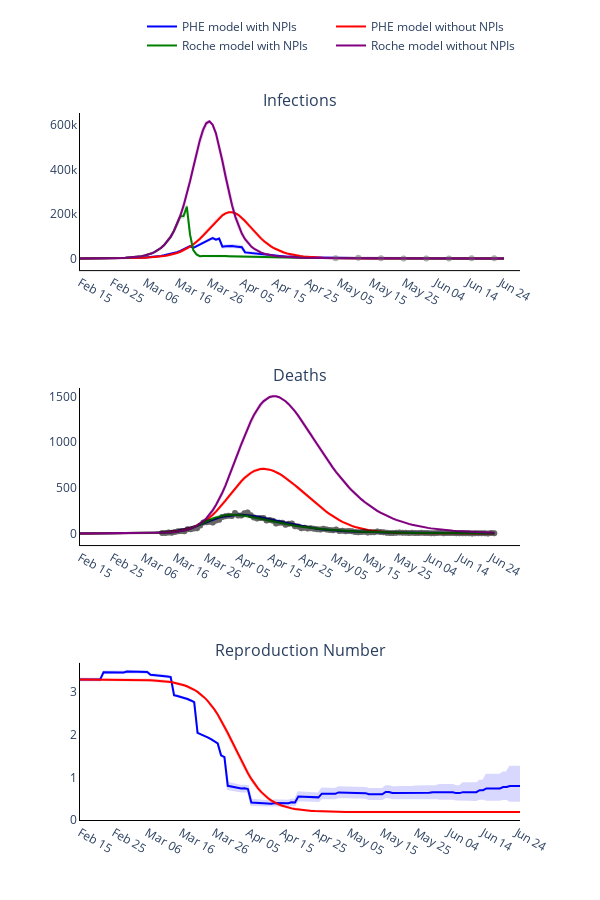

Notebook code for this chart:
### Markdown cell above
### Plot observed versus predicted using model with inferred parameters

### Code cell
# Trace names - represent the solver used for the simulation
trace_name = ['PHE model with NPIs', 'PHE model without NPIs', 'Roche model with NPIs', 'Roche model without NPIs']
titles = ['Infections', 'Deaths', 'Reproduction Number']

fig = go.Figure()
fig = make_subplots(rows=len(titles), cols=1, subplot_titles=tuple(titles), horizontal_spacing = 0.15)

# Plot (continuous predicted timeline and pointwise observed numbers each day)
for t, trace in enumerate(trace_name):
    # Plot of infections
    fig.add_trace(
        go.Scatter(
            x=times,
            y=new_infec_mean[t][0].tolist(),
            mode='lines',
            name=trace_name[t],
            line_color=colours[t]
        ),
        row= 1,
        col= 1
    )

    fig.add_trace(
        go.Scatter(
            x=times + times[::-1],
            y=new_infec_upper[t][0].tolist() + new_infec_lower[t][0].tolist()[::-1],
            fill='toself',
            fillcolor=colours[t],
            line_color=colours[t],
            opacity=0.15,
            mode='lines',
            showlegend=False,
            name=trace_name[t]
        ),
        row= 1,
        col= 1
    )

    fig.add_trace(
        go.Scatter(
            x=serology_times,
            y=np.sum(np.multiply(np.nan_to_num(np.divide(positives_data[r], tests[r])), susceptibles[r]), axis=1).tolist(),
            mode='markers',
            opacity=0.2,
            name=trace_name[r],
            showlegend=False,
            line_color=colours[-2]
        ),
        row= 1,
        col= 1
    )

    # Plot deaths
    fig.add_trace(
        go.Scatter(
            x=times,
            y=deaths_mean[t][0].tolist(),
            mode='lines',
            name=trace_name[t],
            showlegend=False,
            line_color=colours[t]
        ),
        row= 2,
        col= 1
    )

    fig.add_trace(
        go.Scatter(
            x=times + times[::-1],
            y=deaths_upper[t][0].tolist() + deaths_lower[t][0].tolist()[::-1],
            fill='toself',
            fillcolor=colours[t],
            line_color=colours[t],
            opacity=0.15,
            mode='lines',
            showlegend=False,
            name=trace_name[t]
        ),
        row= 2,
        col= 1
    )

    fig.add_trace(
        go.Scatter(
            x=deaths_times,
            y=np.sum(deaths_data[0], axis=1).tolist(),
            mode='markers',
            opacity=0.2,
            name=trace_name[t],
            showlegend=False,
            line_color=colours[-3]
        ),
        row= 2,
        col= 1
    )

    # Plot reproduction number
    if t < 2:
        fig.add_trace(
            go.Scatter(
                x=times,
                y=reprod_num_mean[t][0].tolist(),
                mode='lines',
                name=trace_name[t],
                showlegend=False,
                line_color=colours[t]
            ),
            row= 3,
            col= 1
        )

        fig.add_trace(
            go.Scatter(
                x=times + times[::-1],
                y=reprod_num_upper[t][0].tolist() + reprod_num_lower[t][0].tolist()[::-1],
                fill='toself',
                fillcolor=colours[t],
                line_color=colours[t],
                opacity=0.15,
                mode='lines',
                showlegend=False,
                name=trace_name[t]
            ),
            row= 3,
            col= 1
        )

# Add axis labels
fig.update_layout(
    width=600, 
    height=900,
    plot_bgcolor='white',
    xaxis=dict(
        linecolor='black',
        tickvals=np.arange(1, total_days, 10).tolist(),
        ticktext=['Feb 15', 'Feb 25', 'Mar 06', 'Mar 16', 'Mar 26', 'Apr 05', 'Apr 15', 'Apr 25', 'May 05', 'May 15', 'May 25', 'Jun 04', 'Jun 14', 'Jun 24']),
    yaxis=dict(linecolor='black'),
    xaxis2=dict(
        linecolor='black',
        tickvals=np.arange(1, total_days, 10).tolist(),
        ticktext=['Feb 15', 'Feb 25', 'Mar 06', 'Mar 16', 'Mar 26', 'Apr 05', 'Apr 15', 'Apr 25', 'May 05', 'May 15', 'May 25', 'Jun 04', 'Jun 14', 'Jun 24']),
    yaxis2=dict(linecolor='black'),
    xaxis3=dict(
        linecolor='black',
        tickvals=np.arange(1, total_days, 10).tolist(),
        ticktext=['Feb 15', 'Feb 25', 'Mar 06', 'Mar 16', 'Mar 26', 'Apr 05', 'Apr 15', 'Apr 25', 'May 05', 'May 15', 'May 25', 'Jun 04', 'Jun 14', 'Jun 24']),
    yaxis3=dict(linecolor='black'),
    legend=dict(
        orientation='h',
        yanchor="bottom",
        y=1.075,
        xanchor="right",
        x=1)
    )

fig.write_image('images/Model_comparison.pdf')
fig.show()

### Figure 1 — Plotly figure (JSON) as saved in the notebook; plotly's stock layout.template omitted (floating-point values rounded to 4 significant figures; data arrays with more than 128 entries replaced by an {"elided": "..."} marker saying what was removed)
{"data": [{"line": {"color": "blue"}, "mode": "lines", "name": "PHE model with NPIs", "type": "scatter", "x": {"elided": "132 int values"}, "xaxis": "x", "y": {"elided": "132 float values"}, "yaxis": "y"}, {"fill": "toself", "fillcolor": "blue", "line": {"color": "blue"}, "mode": "lines", "name": "PHE model with NPIs", "opacity": 0.15, "showlegend": false, "type": "scatter", "x": {"elided": "264 int values"}, "xaxis": "x", "y": {"elided": "264 float values"}, "yaxis": "y"}, {"line": {"color": "gray"}, "mode": "markers", "name": "PHE model with NPIs", "opacity": 0.2, "showlegend": false, "type": "scatter", "x": [80, 87, 94, 101, 108, 115, 122, 129], "xaxis": "x", "y": [1324.0, 3902.0, 1017.0, 372.9, 0, 0, 1378.0, 997.1, 982, 818.3, 241.0, 240.6, 0, 0, 827.9, 1296.0, 0, 1934.0, 2575.0, 2745.0, 709.9, 3286.0, 7272.0, 5684.0, 3567.0, 0, 6016.0, 7705.0, 8541.0, 0, 19160.0, 16580.0, 16990.0, 4429.0, 3429.0, 3375.0, 2405.0, 1205.0, 725.3, 1277.0, 6202.0, 998.6, 527.7, 1008.0, 0, 669.5, 446.0, 1265.0, 739.8, 6587.0, 6924.0, 5566.0, 3583.0], "yaxis": "y"}, {"line": {"color": "blue"}, "mode": "lines", "name": "PHE model with NPIs", "showlegend": false, "type": "scatter", "x": {"elided": "132 int values"}, "xaxis": "x2", "y": {"elided": "132 float values"}, "yaxis": "y2"}, {"fill": "toself", "fillcolor": "blue", "line": {"color": "blue"}, "mode": "lines", "name": "PHE model with NPIs", "opacity": 0.15, "showlegend": false, "type": "scatter", "x": {"elided": "264 int values"}, "xaxis": "x2", "y": {"elided": "264 float values"}, "yaxis": "y2"}, {"line": {"color": "black"}, "mode": "markers", "name": "PHE model with NPIs", "opacity": 0.2, "showlegend": false, "type": "scatter", "x": [27, 28, 29, 30, 31, 32, 33, 34, 35, 36, 37, 38, 39, 40, 41, 42, 43, 44, 45, 46, 47, 48, 49, 50, 51, 52, 53, 54, 55, 56, 57, 58, 59, 60, 61, 62, 63, 64, 65, 66, 67, 68, 69, 70, 71, 72, 73, 74, 75, 76, 77, 78, 79, 80, 81, 82, 83, 84, 85, 86, 87, 88, 89, 90, 91, 92, 93, 94, 95, 96, 97, 98, 99, 100, 101, 102, 103, 104, 105, 106, 107, 108, 109, 110, 111, 112, 113, 114, 115, 116, 117, 118, 119, 120, 121, 122, 123, 124, 125, 126, 127, 128, 129, 130, 131, 132], "xaxis": "x2", "y": {"elided": "471 int values"}, "yaxis": "y2"}, {"line": {"color": "blue"}, "mode": "lines", "name": "PHE model with NPIs", "showlegend": false, "type": "scatter", "x": {"elided": "132 int values"}, "xaxis": "x3", "y": {"elided": "132 float values"}, "yaxis": "y3"}, {"fill": "toself", "fillcolor": "blue", "line": {"color": "blue"}, "mode": "lines", "name": "PHE model with NPIs", "opacity": 0.15, "showlegend": false, "type": "scatter", "x": {"elided": "264 int values"}, "xaxis": "x3", "y": {"elided": "264 float values"}, "yaxis": "y3"}, {"line": {"color": "red"}, "mode": "lines", "name": "PHE model without NPIs", "type": "scatter", "x": {"elided": "132 int values"}, "xaxis": "x", "y": {"elided": "132 float values"}, "yaxis": "y"}, {"fill": "toself", "fillcolor": "red", "line": {"color": "red"}, "mode": "lines", "name": "PHE model without NPIs", "opacity": 0.15, "showlegend": false, "type": "scatter", "x": {"elided": "264 int values"}, "xaxis": "x", "y": {"elided": "264 float values"}, "yaxis": "y"}, {"line": {"color": "gray"}, "mode": "markers", "name": "PHE model with NPIs", "opacity": 0.2, "showlegend": false, "type": "scatter", "x": [80, 87, 94, 101, 108, 115, 122, 129], "xaxis": "x", "y": [1324.0, 3902.0, 1017.0, 372.9, 0, 0, 1378.0, 997.1, 982, 818.3, 241.0, 240.6, 0, 0, 827.9, 1296.0, 0, 1934.0, 2575.0, 2745.0, 709.9, 3286.0, 7272.0, 5684.0, 3567.0, 0, 6016.0, 7705.0, 8541.0, 0, 19160.0, 16580.0, 16990.0, 4429.0, 3429.0, 3375.0, 2405.0, 1205.0, 725.3, 1277.0, 6202.0, 998.6, 527.7, 1008.0, 0, 669.5, 446.0, 1265.0, 739.8, 6587.0, 6924.0, 5566.0, 3583.0], "yaxis": "y"}, {"line": {"color": "red"}, "mode": "lines", "name": "PHE model without NPIs", "showlegend": false, "type": "scatter", "x": {"elided": "132 int values"}, "xaxis": "x2", "y": {"elided": "132 float values"}, "yaxis": "y2"}, {"fill": "toself", "fillcolor": "red", "line": {"color": "red"}, "mode": "lines", "name": "PHE model without NPIs", "opacity": 0.15, "showlegend": false, "type": "scatter", "x": {"elided": "264 int values"}, "xaxis": "x2", "y": {"elided": "264 float values"}, "yaxis": "y2"}, {"line": {"color": "black"}, "mode": "markers", "name": "PHE model without NPIs", "opacity": 0.2, "showlegend": false, "type": "scatter", "x": [27, 28, 29, 30, 31, 32, 33, 34, 35, 36, 37, 38, 39, 40, 41, 42, 43, 44, 45, 46, 47, 48, 49, 50, 51, 52, 53, 54, 55, 56, 57, 58, 59, 60, 61, 62, 63, 64, 65, 66, 67, 68, 69, 70, 71, 72, 73, 74, 75, 76, 77, 78, 79, 80, 81, 82, 83, 84, 85, 86, 87, 88, 89, 90, 91, 92, 93, 94, 95, 96, 97, 98, 99, 100, 101, 102, 103, 104, 105, 106, 107, 108, 109, 110, 111, 112, 113, 114, 115, 116, 117, 118, 119, 120, 121, 122, 123, 124, 125, 126, 127, 128, 129, 130, 131, 132], "xaxis": "x2", "y": {"elided": "471 int values"}, "yaxis": "y2"}, {"line": {"color": "red"}, "mode": "lines", "name": "PHE model without NPIs", "showlegend": false, "type": "scatter", "x": {"elided": "132 int values"}, "xaxis": "x3", "y": {"elided": "132 float values"}, "yaxis": "y3"}, {"fill": "toself", "fillcolor": "red", "line": {"color": "red"}, "mode": "lines", "name": "PHE model without NPIs", "opacity": 0.15, "showlegend": false, "type": "scatter", "x": {"elided": "264 int values"}, "xaxis": "x3", "y": {"elided": "264 float values"}, "yaxis": "y3"}, {"line": {"color": "green"}, "mode": "lines", "name": "Roche model with NPIs", "type": "scatter", "x": {"elided": "132 int values"}, "xaxis": "x", "y": {"elided": "132 float values"}, "yaxis": "y"}, {"fill": "toself", "fillcolor": "green", "line": {"color": "green"}, "mode": "lines", "name": "Roche model with NPIs", "opacity": 0.15, "showlegend": false, "type": "scatter", "x": {"elided": "264 int values"}, "xaxis": "x", "y": {"elided": "264 float values"}, "yaxis": "y"}, {"line": {"color": "gray"}, "mode": "markers", "name": "PHE model with NPIs", "opacity": 0.2, "showlegend": false, "type": "scatter", "x": [80, 87, 94, 101, 108, 115, 122, 129], "xaxis": "x", "y": [1324.0, 3902.0, 1017.0, 372.9, 0, 0, 1378.0, 997.1, 982, 818.3, 241.0, 240.6, 0, 0, 827.9, 1296.0, 0, 1934.0, 2575.0, 2745.0, 709.9, 3286.0, 7272.0, 5684.0, 3567.0, 0, 6016.0, 7705.0, 8541.0, 0, 19160.0, 16580.0, 16990.0, 4429.0, 3429.0, 3375.0, 2405.0, 1205.0, 725.3, 1277.0, 6202.0, 998.6, 527.7, 1008.0, 0, 669.5, 446.0, 1265.0, 739.8, 6587.0, 6924.0, 5566.0, 3583.0], "yaxis": "y"}, {"line": {"color": "green"}, "mode": "lines", "name": "Roche model with NPIs", "showlegend": false, "type": "scatter", "x": {"elided": "132 int values"}, "xaxis": "x2", "y": {"elided": "132 float values"}, "yaxis": "y2"}, {"fill": "toself", "fillcolor": "green", "line": {"color": "green"}, "mode": "lines", "name": "Roche model with NPIs", "opacity": 0.15, "showlegend": false, "type": "scatter", "x": {"elided": "264 int values"}, "xaxis": "x2", "y": {"elided": "264 float values"}, "yaxis": "y2"}, {"line": {"color": "black"}, "mode": "markers", "name": "Roche model with NPIs", "opacity": 0.2, "showlegend": false, "type": "scatter", "x": [27, 28, 29, 30, 31, 32, 33, 34, 35, 36, 37, 38, 39, 40, 41, 42, 43, 44, 45, 46, 47, 48, 49, 50, 51, 52, 53, 54, 55, 56, 57, 58, 59, 60, 61, 62, 63, 64, 65, 66, 67, 68, 69, 70, 71, 72, 73, 74, 75, 76, 77, 78, 79, 80, 81, 82, 83, 84, 85, 86, 87, 88, 89, 90, 91, 92, 93, 94, 95, 96, 97, 98, 99, 100, 101, 102, 103, 104, 105, 106, 107, 108, 109, 110, 111, 112, 113, 114, 115, 116, 117, 118, 119, 120, 121, 122, 123, 124, 125, 126, 127, 128, 129, 130, 131, 132], "xaxis": "x2", "y": {"elided": "471 int values"}, "yaxis": "y2"}, {"line": {"color": "purple"}, "mode": "lines", "name": "Roche model without NPIs", "type": "scatter", "x": {"elided": "132 int values"}, "xaxis": "x", "y": {"elided": "132 float values"}, "yaxis": "y"}, {"fill": "toself", "fillcolor": "purple", "line": {"color": "purple"}, "mode": "lines", "name": "Roche model without NPIs", "opacity": 0.15, "showlegend": false, "type": "scatter", "x": {"elided": "264 int values"}, "xaxis": "x", "y": {"elided": "264 float values"}, "yaxis": "y"}, {"line": {"color": "gray"}, "mode": "markers", "name": "PHE model with NPIs", "opacity": 0.2, "showlegend": false, "type": "scatter", "x": [80, 87, 94, 101, 108, 115, 122, 129], "xaxis": "x", "y": [1324.0, 3902.0, 1017.0, 372.9, 0, 0, 1378.0, 997.1, 982, 818.3, 241.0, 240.6, 0, 0, 827.9, 1296.0, 0, 1934.0, 2575.0, 2745.0, 709.9, 3286.0, 7272.0, 5684.0, 3567.0, 0, 6016.0, 7705.0, 8541.0, 0, 19160.0, 16580.0, 16990.0, 4429.0, 3429.0, 3375.0, 2405.0, 1205.0, 725.3, 1277.0, 6202.0, 998.6, 527.7, 1008.0, 0, 669.5, 446.0, 1265.0, 739.8, 6587.0, 6924.0, 5566.0, 3583.0], "yaxis": "y"}, {"line": {"color": "purple"}, "mode": "lines", "name": "Roche model without NPIs", "showlegend": false, "type": "scatter", "x": {"elided": "132 int values"}, "xaxis": "x2", "y": {"elided": "132 float values"}, "yaxis": "y2"}, {"fill": "toself", "fillcolor": "purple", "line": {"color": "purple"}, "mode": "lines", "name": "Roche model without NPIs", "opacity": 0.15, "showlegend": false, "type": "scatter", "x": {"elided": "264 int values"}, "xaxis": "x2", "y": {"elided": "264 float values"}, "yaxis": "y2"}, {"line": {"color": "black"}, "mode": "markers", "name": "Roche model without NPIs", "opacity": 0.2, "showlegend": false, "type": "scatter", "x": [27, 28, 29, 30, 31, 32, 33, 34, 35, 36, 37, 38, 39, 40, 41, 42, 43, 44, 45, 46, 47, 48, 49, 50, 51, 52, 53, 54, 55, 56, 57, 58, 59, 60, 61, 62, 63, 64, 65, 66, 67, 68, 69, 70, 71, 72, 73, 74, 75, 76, 77, 78, 79, 80, 81, 82, 83, 84, 85, 86, 87, 88, 89, 90, 91, 92, 93, 94, 95, 96, 97, 98, 99, 100, 101, 102, 103, 104, 105, 106, 107, 108, 109, 110, 111, 112, 113, 114, 115, 116, 117, 118, 119, 120, 121, 122, 123, 124, 125, 126, 127, 128, 129, 130, 131, 132], "xaxis": "x2", "y": {"elided": "471 int values"}, "yaxis": "y2"}], "layout": {"annotations": [{"font": {"size": 16}, "showarrow": false, "text": "Infections", "x": 0.5, "xanchor": "center", "xref": "paper", "y": 1, "yanchor": "bottom", "yref": "paper"}, {"font": {"size": 16}, "showarrow": false, "text": "Deaths", "x": 0.5, "xanchor": "center", "xref": "paper", "y": 0.6111, "yanchor": "bottom", "yref": "paper"}, {"font": {"size": 16}, "showarrow": false, "text": "Reproduction Number", "x": 0.5, "xanchor": "center", "xref": "paper", "y": 0.2222, "yanchor": "bottom", "yref": "paper"}], "height": 900, "legend": {"orientation": "h", "x": 1, "xanchor": "right", "y": 1.075, "yanchor": "bottom"}, "plot_bgcolor": "white", "width": 600, "xaxis": {"anchor": "y", "domain": [0, 1], "linecolor": "black", "ticktext": ["Feb 15", "Feb 25", "Mar 06", "Mar 16", "Mar 26", "Apr 05", "Apr 15", "Apr 25", "May 05", "May 15", "May 25", "Jun 04", "Jun 14", "Jun 24"], "tickvals": [1, 11, 21, 31, 41, 51, 61, 71, 81, 91, 101, 111, 121, 131]}, "xaxis2": {"anchor": "y2", "domain": [0, 1], "linecolor": "black", "ticktext": ["Feb 15", "Feb 25", "Mar 06", "Mar 16", "Mar 26", "Apr 05", "Apr 15", "Apr 25", "May 05", "May 15", "May 25", "Jun 04", "Jun 14", "Jun 24"], "tickvals": [1, 11, 21, 31, 41, 51, 61, 71, 81, 91, 101, 111, 121, 131]}, "xaxis3": {"anchor": "y3", "domain": [0, 1], "linecolor": "black", "ticktext": ["Feb 15", "Feb 25", "Mar 06", "Mar 16", "Mar 26", "Apr 05", "Apr 15", "Apr 25", "May 05", "May 15", "May 25", "Jun 04", "Jun 14", "Jun 24"], "tickvals": [1, 11, 21, 31, 41, 51, 61, 71, 81, 91, 101, 111, 121, 131]}, "yaxis": {"anchor": "x", "domain": [0.7778, 1], "linecolor": "black"}, "yaxis2": {"anchor": "x2", "domain": [0.3889, 0.6111], "linecolor": "black"}, "yaxis3": {"anchor": "x3", "domain": [0, 0.2222], "linecolor": "black"}}}
